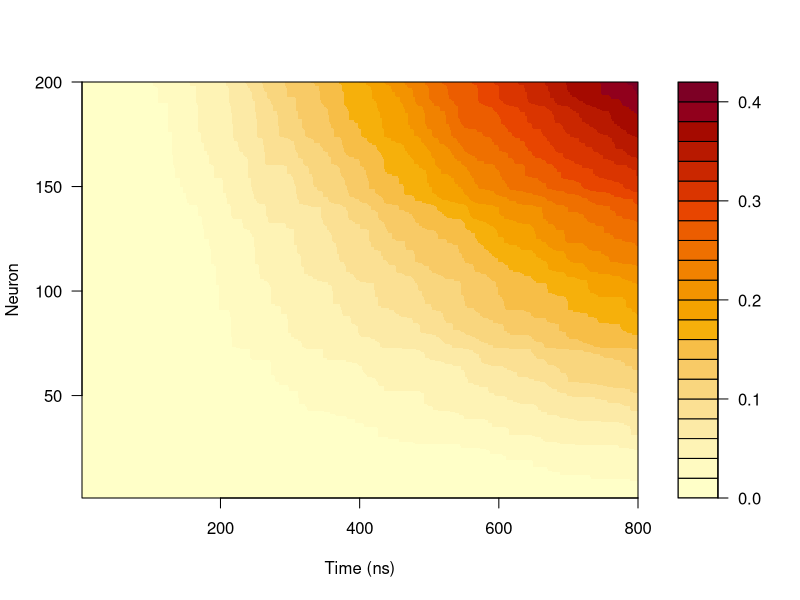
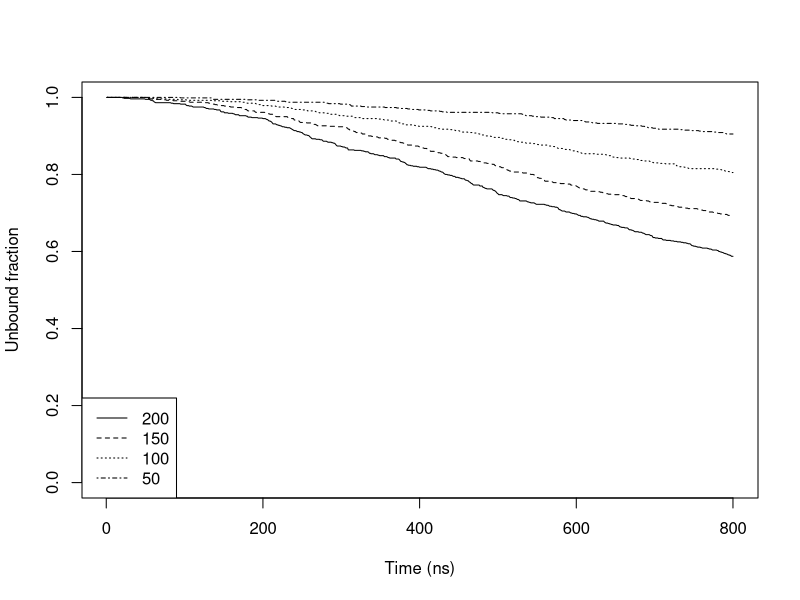
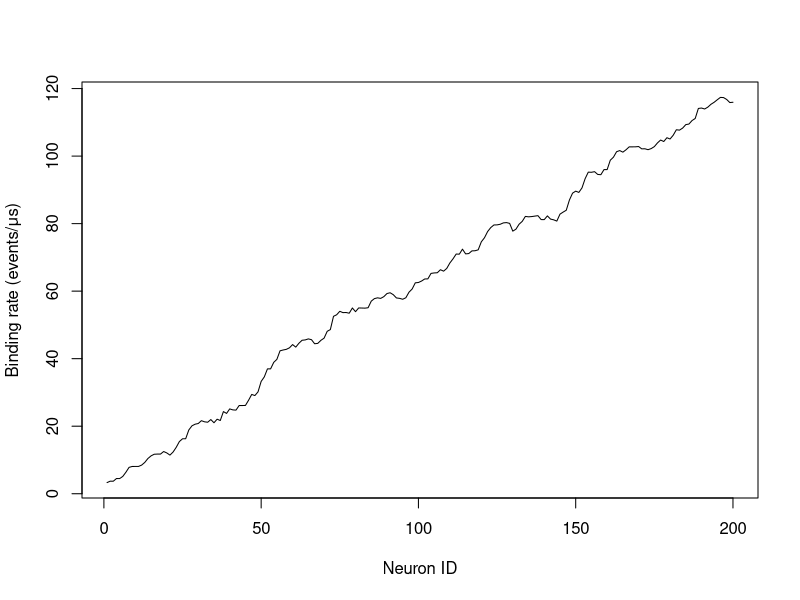

Generate these figures, in order, with R:
## ---- chunk 1
library(ggplot2)
## ---- chunk 2
uf <- as.matrix(read.table("data/Unbound_Fraction.txt"))
## ---- chunk 3
filled.contour(1:800, 1:200, t(1-uf), nlevels = 20,
	  xlab="Time (ns)", ylab="Neuron")

## ---- chunk 4
plot(uf[200,], type="l", xlab="Time (ns)", ylab="Unbound fraction", ylim=c(0,1))
lines(uf[150,], lty=2)
lines(uf[100,], lty=3)
lines(uf[50,],  lty=4)
legend("bottomleft", NULL, c(200,150,100,50), lty=1:4)
## ---- chunk 5
rates <- NULL
N <- 200
for(n in 1:N) {
	tmp <- data.frame(time=1:800, uf=uf[n,])
	ff <- lm(uf~time, tmp, time>400)
	rates <- rbind(rates, data.frame(n=n, rate=-N*ff$coefficients["time"]))
}

plot(1000*rates$rate, xlab="Neuron ID", ylab="Binding rate (events/μs)", type="l")
